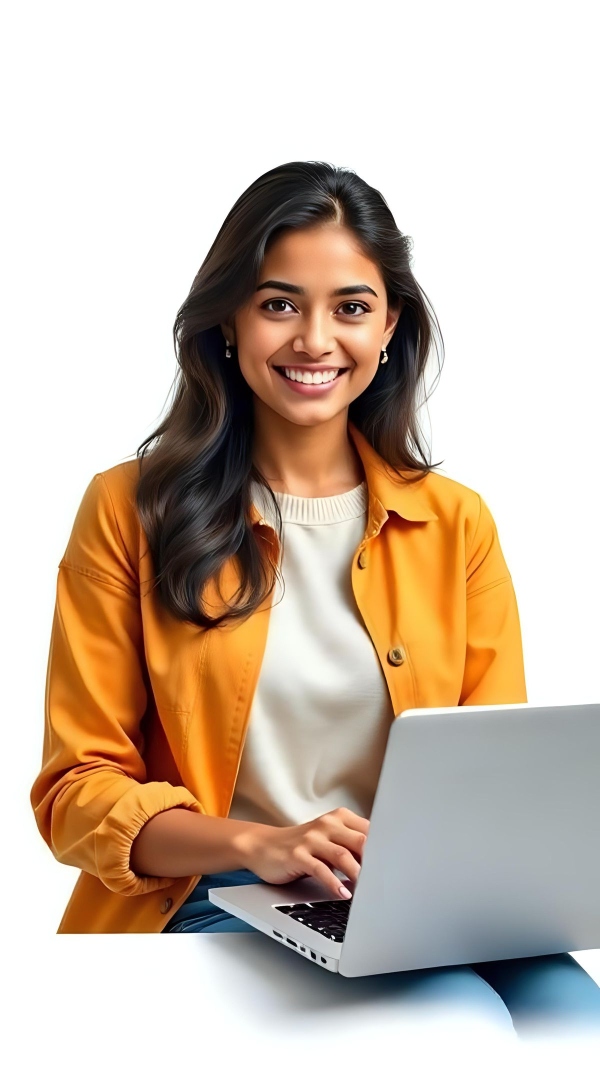
#> input picture OpenCV/Images/reference.jpg, 1200 x 2133 px (shown at 1/2 size)
$ jupyter execute opencv-img-preprocessing.ipynb
#> lines starting #> are read from the running program, lines starting #| are printed output that depends on the picture; after the words box and inside, x2 and y2 are one past the last pixel; in counts of white or black regions, pixels touching at a corner belong together
[cell 1]
import cv2
import matplotlib.pyplot as plt

[cell 2]
image = cv2.imread('Images/reference.jpg')
#> image is the input picture: shape (2133, 1200, 3); mean B, G, R 171.3, 187, 204.3
image = cv2.cvtColor(image,cv2.COLOR_BGR2RGB)

[cell 3]
plt.imshow(image)
plt.axis('off')
plt.show()

[cell 4]
resized = cv2.resize(image,(300,300))
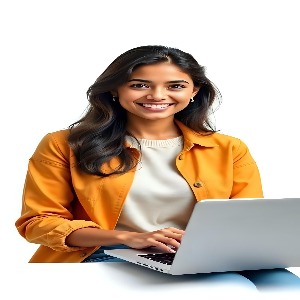
#> resized: shape (300, 300, 3); mean R, G, B 204.2, 186.9, 171.2

plt.imshow(resized)
plt.axis('off')
plt.show()

[cell 5]
cropped = image[100:1000, 300:400]
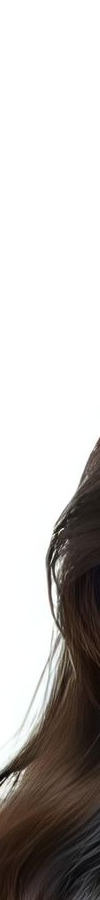
#> cropped: shape (900, 100, 3); mean R, G, B 193.8, 190.3, 188

plt.imshow(cropped)
plt.axis('off')
plt.show()

[cell 6]
horizondal = cv2.flip(image,1)
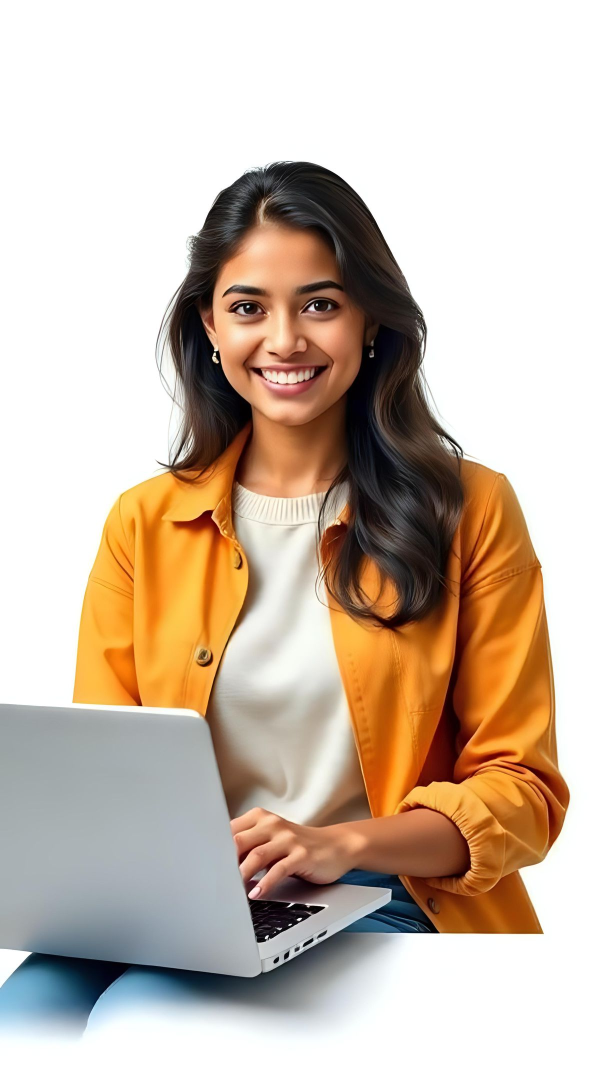
#> horizondal: shape (2133, 1200, 3) (shown at 1/2 size); mean R, G, B 204.3, 187, 171.3
plt.imshow(horizondal)
plt.show()

[cell 7]
normalized = image/255.0
print(normalized.min())
#| 0.0
print(normalized.max())
#| 1.0

# Blurring & Smoothing

[cell 8]
blur = cv2.blur(image,(5,5))

[cell 9]
gaussian = cv2.GaussianBlur(image,(5,5),0)

[cell 10]
median = cv2.medianBlur(image, 5)

[cell 11]
plt.imshow(gaussian)
plt.axis("off")
plt.show()

# Thresholding

[cell 12]
gray = cv2.cvtColor(image,cv2.COLOR_RGB2GRAY)
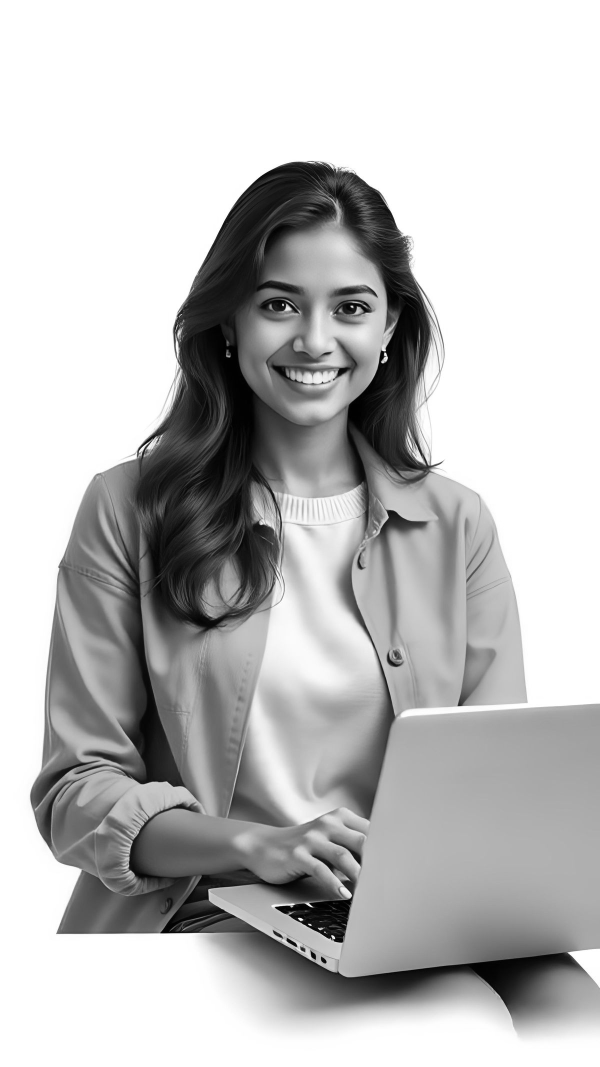
#> gray: shape (2133, 1200) (shown at 1/2 size); min 0, max 255, mean 190.4

[cell 13]
_,thresh = cv2.threshold(
    gray, 127,255,cv2.THRESH_BINARY
)
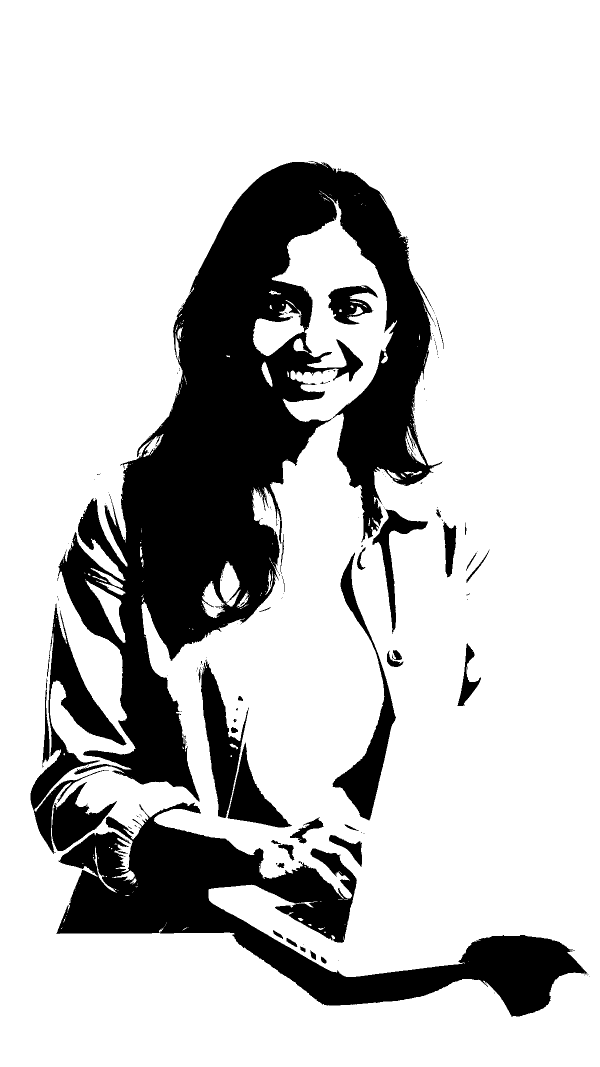
#> thresh: shape (2133, 1200) (shown at 1/2 size); 78.1% white; 192 black regions (150 under 20 px), largest, box (x1, y1, x2, y2) and area: (116, 322, 885, 1604) 342224, (113, 1605, 1177, 2034) 135357, (61, 1207, 253, 1708) 21275

plt.imshow(thresh,cmap='gray')
plt.show()

# Morphological Operations

[cell 14]
import numpy as np
kernal = np.ones((5,5),np.uint8)

[cell 15]
# Erosion

erotion = cv2.erode(thresh,kernal,iterations=1)
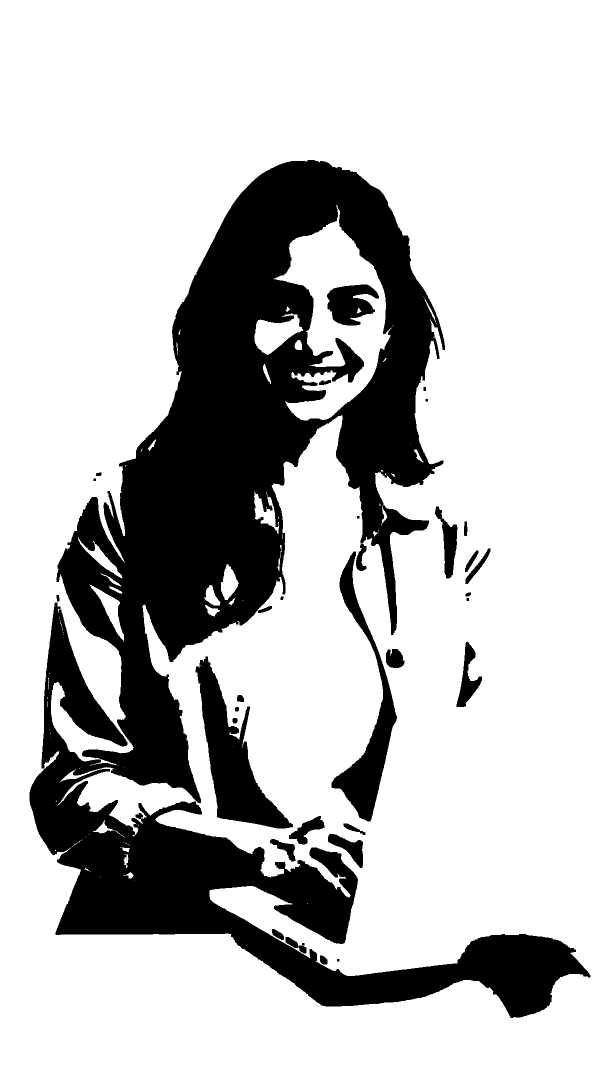
#> erotion: shape (2133, 1200) (shown at 1/2 size); 75.3% white; 33 black regions, largest, box (x1, y1, x2, y2) and area: (59, 320, 1181, 2036) 570511, (391, 1313, 586, 1657) 23722, (663, 1103, 794, 1643) 17111

[cell 16]
# Dilation

dilation = cv2.dilate(thresh,kernal,iterations=1)
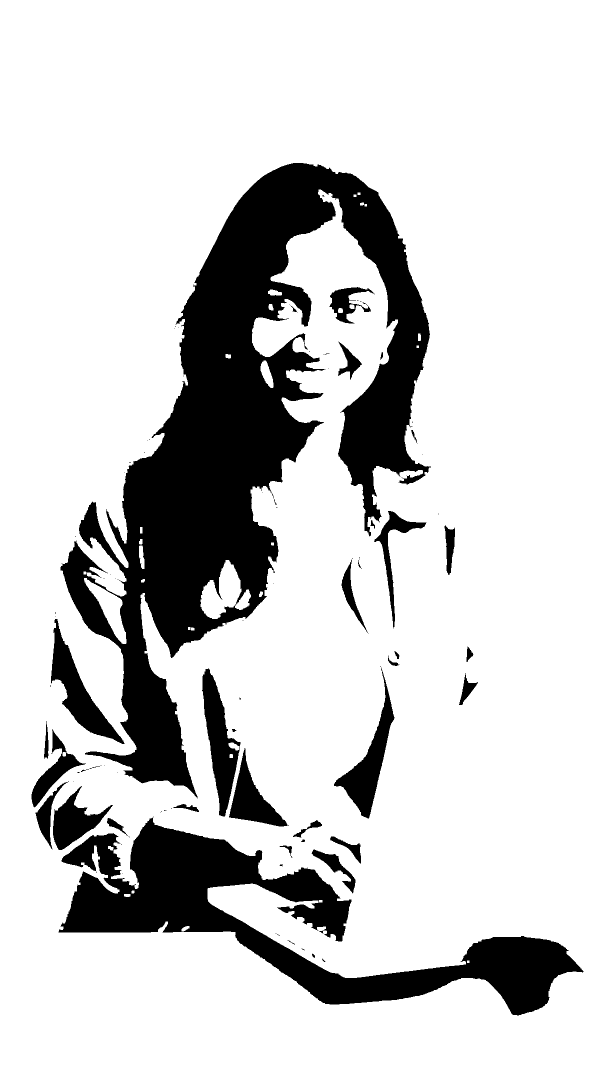
#> dilation: shape (2133, 1200) (shown at 1/2 size); 80.8% white; 101 black regions (65 under 20 px), largest, box (x1, y1, x2, y2) and area: (121, 326, 862, 1596) 307255, (117, 1633, 1167, 2031) 117911, (404, 1337, 481, 1633) 10126

[cell 17]
# Opening

opening = cv2.morphologyEx(
    thresh,
    cv2.MORPH_OPEN,
    kernal
)
#> opening: shape (2133, 1200); 77.6% white; 77 black regions (50 under 20 px), largest, box (x1, y1, x2, y2) and area: (61, 322, 1177, 2034) 523532, (393, 1315, 584, 1655) 21006, (665, 1105, 792, 1641) 14067

[cell 18]
# Closing

closing = cv2.morphologyEx(
    thresh,
    cv2.MORPH_CLOSE,
    kernal
)
#> closing: shape (2133, 1200); 78.6% white; 52 black regions, largest, box (x1, y1, x2, y2) and area: (119, 324, 864, 1600) 332743, (115, 1631, 1169, 2033) 129383, (402, 1335, 483, 1635) 11830

- Erosion  -> Shrink
- Dilation -> Expand
- Opening  -> Remove noise
- Closing  -> Fill holes

# Edge Detection

[cell 19]
gray = cv2.cvtColor(image,cv2.COLOR_RGB2GRAY)

[cell 20]
# Canny Edge Detector
edges = cv2.Canny(
    gray,
    100,
    200
)
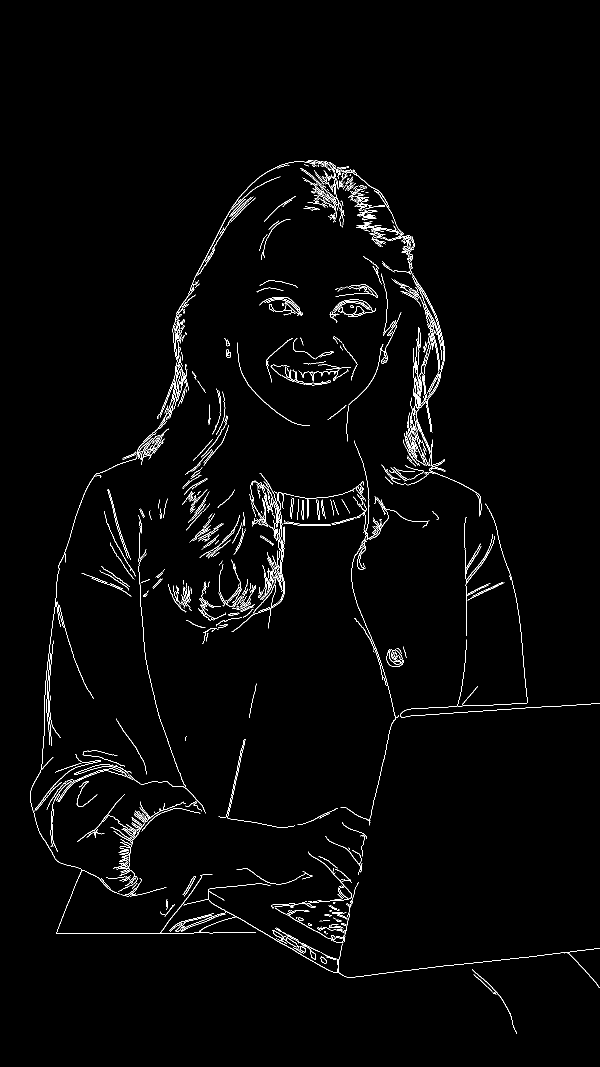
#> edges: shape (2133, 1200) (shown at 1/2 size); 1.8% white in thin lines or dots, all inside (x1, y1, x2, y2) = (60, 321, 1200, 2068)
